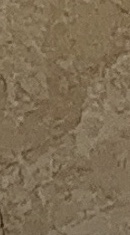
#> input picture website/model/class/tex/tx_board.jpg, 130 x 235 px, given in place of 69.jpg, which was not available
$ python walls.py tex/tx_board.jpg
#> lines starting #> are read from the running program, lines starting #| are printed output that depends on the picture; pictures that were not available may be replaced by others from this repository, and a replacement may not be noted
"""Rectify the classroom's walls from the photos: one anchor photo per wall, flattened from two horizontal lines on
the wall (and the camera's focal length), then scaled by two reference points. Out: wall_<name>.png, PX per metre."""
import cv2, numpy as np, json, sys
D = sys.argv[1]
PX = 360
F = 2900.0                       # focal length in pixels for the 3840-wide frames
W, L, H = 6.2, 7.4, 3.6
def img(n): return cv2.imread(f'{D}/images/{n}.jpg')
#> called with n = 69
#> returned value is the input picture: shape (235, 130, 3); mean B, G, R 84, 109.6, 126.7
def hom(p): return np.array([p[0], p[1], 1.0])
def rect_map(shape, hl1, hl2, vl1=None, vl2=None):
    """image -> wall (u right, v up) projective map, up to scale/offset"""
#> called with shape = (235, 130, 3), hl1 = ((912, 396), (2988, 336)), hl2 = ((912, 1492.8), (3000, 1444.8))
    h, w = shape[:2]; K = np.array([[F, 0, w/2], [0, F, h/2], [0, 0, 1]]); Ki = np.linalg.inv(K)
#> after `h, w = shape[:2]`: h = 235; w = 130
#> after `K = np.array([[F, 0, w / 2], [0, F, h / 2], [0, 0, 1]])`: K = [[2900, 0, 65], [0, 2900, 117.5], [0, 0, 1]]
#> after `Ki = np.linalg.inv(K)`: Ki = [[0.000345, 0, -0.0224], [0, 0.000345, -0.0405], [0, 0, 1]]
    vp_h = np.cross(np.cross(hom(hl1[0]), hom(hl1[1])), np.cross(hom(hl2[0]), hom(hl2[1])))
#> vp_h = [-4.73e+09, 147557376, 25632]
    dh = Ki @ vp_h; dh /= np.linalg.norm(dh)
#> after `dh = Ki @ vp_h`: dh = [-1631922.6, 49843.3, 25632]
#> after `dh /= np.linalg.norm(dh)`: dh = [-0.999, 0.0305, 0.0157]
    if vl1 is None: dv = np.array([0.0, 1.0, 0.0])
    else:
        vp_v = np.cross(np.cross(hom(vl1[0]), hom(vl1[1])), np.cross(hom(vl2[0]), hom(vl2[1])))
        dv = Ki @ vp_v; dv /= np.linalg.norm(dv)
    if dv[1] < 0: dv = -dv                     # dv points down in the image
    dv = dv - dh * (dh @ dv); dv /= np.linalg.norm(dv)
#> after `dv = dv - dh * (dh @ dv)`: dv = [0.0305, 0.999, -0.000479]
#> after `dv /= np.linalg.norm(dv)`: dv = [0.0305, 1, -0.000479]
    # u increases to the image's right: compare the projection of two points on hl1
    n = np.cross(dh, dv)
#> n = [-0.0157, 0, -1]
    def to_wall(p):
#> called with p = (912, 1492.8)
        r = Ki @ hom(p); P = r / (n @ r)
#> after `r = Ki @ hom(p)`: r = [0.292, 0.474, 1]
#> after `P = r / (n @ r)`: P = [-0.291, -0.472, -0.996]
        return np.array([dh @ P, -(dv @ P)])
    return to_wall
def warp_anchor(name, im, size, hl1, hl2, A, Auv, B, Bv, vl=(None, None)):
    to_wall = rect_map(im.shape, hl1, hl2, *vl)
    a, b = to_wall(A), to_wall(B); s = (Bv - Auv[1]) / (b[1] - a[1])
#> after `a, b = (to_wall(A), to_wall(B))`: a = [0.261, 0.48]; b = [0.272, 0.104]
#> after `s = (Bv - Auv[1]) / (b[1] - a[1])`: s = -8.1
    flip = np.sign((to_wall(hl1[1])[0] - to_wall(hl1[0])[0]) * (hl1[1][0] - hl1[0][0]))
#> flip = 1
    su = abs(s) * flip
#> su = 8.1
    def uv(p): q = to_wall(p); return np.array([Auv[0] + (q[0]-a[0]) * su, Auv[1] + (q[1]-a[1]) * s])
    src = np.float32([[0, 0], [im.shape[1], 0], [im.shape[1], im.shape[0]], [0, im.shape[0]]])
#> src = [[0, 0], [130, 0], [130, 235], [0, 235]]
    # sample the corners inward a bit to avoid points behind the camera
    src = np.float32([[400, 300], [im.shape[1]-400, 300], [im.shape[1]-400, im.shape[0]-300], [400, im.shape[0]-300]])
    dst = np.float32([[uv(p)[0]*PX, (H - uv(p)[1])*PX] for p in src])
#> in uv, `q = to_wall(p)`: q = [0.0977, 0.0658]
#> dst = [[-392.4, 86.77], [-1066.4, 66.86], [-1055.1, -300.9], [-381.3, -279.6]]
    M = cv2.getPerspectiveTransform(src, dst)
#> M = [[1, -0.0307, -785], [0.0301, 1.01, -226.9], [5.42e-06, -4.05e-12, 1]]
    out = cv2.warpPerspective(im, M, size, flags=cv2.INTER_CUBIC, borderMode=cv2.BORDER_CONSTANT, borderValue=(0,0,0))
#> out: shape (1296, 2232, 3); every value is 0
    mask = cv2.warpPerspective(np.full(im.shape[:2], 255, np.uint8), M, size)
#> mask: shape (1296, 2232); every value is 0
    return out, mask, M
S = 2.4
d = lambda x, y: (x*S, y*S)
res = {}
# FRONT wall, from 69 (u from the left wall)
fr, fm, _ = warp_anchor('front', img(69), (int(W*PX), int(H*PX)),
    (d(380,165), d(1245,140)), (d(380,622), d(1250,602)), d(380,622), (0.23, 0.0), d(380,165), 3.05)
# RIGHT wall, from 71 (u from the front wall)
rt, rm, _ = warp_anchor('right', img(71), (int(L*PX), int(H*PX)),
    ((800,1454), (3800,1555)), ((2027,432), (3600,43)), (792,1454), (0.23, 1.33), (2027,432), 2.62)
#> call 2 of img, with n = 71
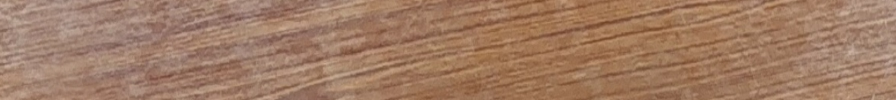
#> input picture website/model/class/tex/tx_wood.jpg, 1792 x 200 px, given in place of 71.jpg, which was not available (shown at 1/2 size)
#> in img, returned value is the input picture: shape (200, 1792, 3); mean B, G, R 100.1, 123.5, 160.2
#> call 2 of warp_anchor, with name = 'right', size = (2664, 1296), hl1 = ((800, 1454), (3800, 1555)), hl2 = ((2027, 432), (3600, 43)), A = (792, 1454), Auv = (0.23, 1.33), B = (2027, 432), Bv = 2.62
#> in warp_anchor (call 2), `a, b = (to_wall(A), to_wall(B))`: a = [-1.34, -0.324]; b = [-0.506, 0.0381]
#> in warp_anchor (call 2), `s = (Bv - Auv[1]) / (b[1] - a[1])`: s = 3.56
#> in warp_anchor (call 2), `dst = np.float32([[uv(p)[0]*PX, (H - uv(p)[1])*PX] for p in src])`: dst = [[-146.4, -56.42], [817.3, 201.2], [885, -8.67], [-47.6, -362.7]]
#> in warp_anchor (call 2), `M = cv2.getPerspectiveTransform(src, dst)`: M = [[1.66, -0.303, -751.8], [0.433, 0.94, -524.6], [0.000569, -2.09e-11, 1]]
#> in warp_anchor (call 2), `out = cv2.warpPerspective(im, M, size, flags=cv2.INTER_CUBIC, borderMo..`:
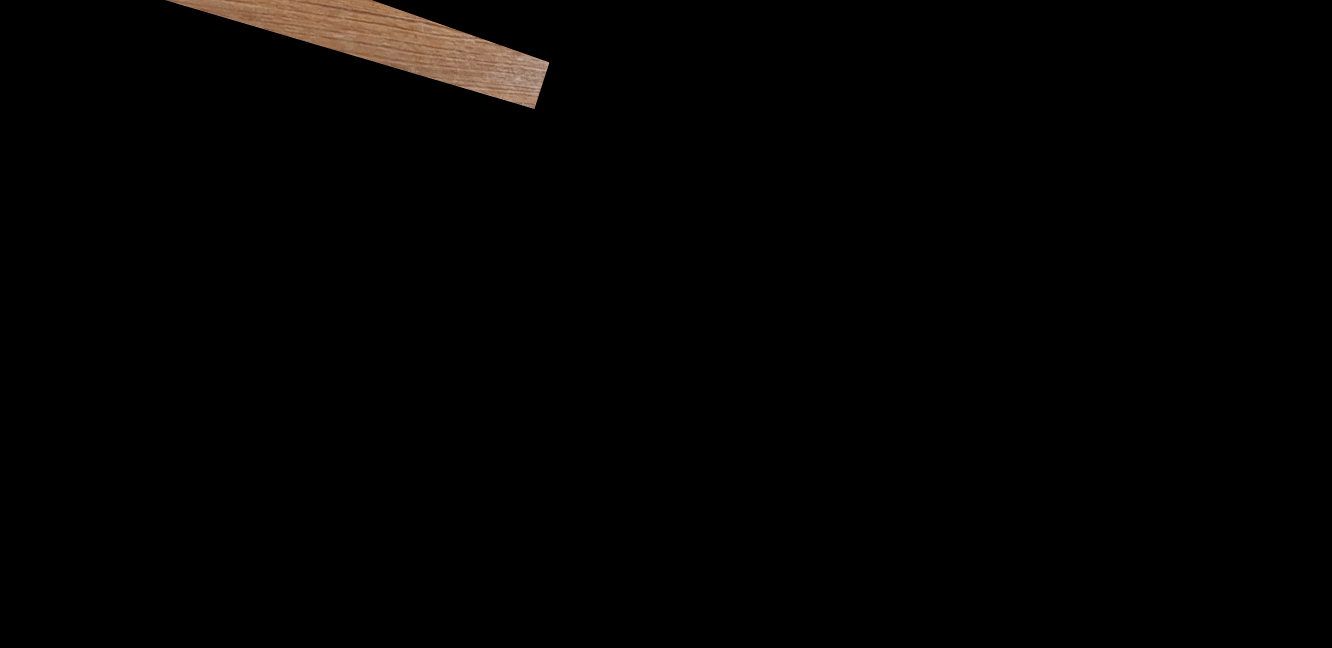
#> out: shape (1296, 2664, 3) (shown at 1/2 size); mean B, G, R 1.7, 2.2, 2.9
# BACK wall, from 64 (u from the right wall)
bk, bm, _ = warp_anchor('back', img(64), (int(W*PX), int(H*PX)),
    (d(283,33), d(1005,55)), (d(283,318), d(1005,312)), d(283,318), (0.75, 0.8), d(283,33), 2.6)
#> call 3 of warp_anchor, with name = 'back', size = (2232, 1296), hl1 = ((679.2, 79.2), (2412, 132)), hl2 = ((679.2, 763.2), (2412, 748.8)), A = (679.2, 763.2), Auv = (0.75, 0.8), B = (679.2, 79.2), Bv = 2.6
#> in warp_anchor (call 3), `a, b = (to_wall(A), to_wall(B))`: a = [0.0972, 0.226]; b = [0.0903, -0.00983]
#> in warp_anchor (call 3), `s = (Bv - Auv[1]) / (b[1] - a[1])`: s = -7.62
#> in warp_anchor (call 3), `su = abs(s) * flip`: su = 7.62
#> in warp_anchor (call 3), `dst = np.float32([[uv(p)[0]*PX, (H - uv(p)[1])*PX] for p in src])`: dst = [[-3.65, 573.9], [962, 556.5], [950.5, 161.6], [-14.56, 200.8]]
#> in warp_anchor (call 3), `M = cv2.getPerspectiveTransform(src, dst)`: M = [[0.9, 0.0267, -371.4], [-0.0475, 0.912, 306.6], [-5.46e-05, -1e-10, 1]]
#> in warp_anchor (call 3), `out = cv2.warpPerspective(im, M, size, flags=cv2.INTER_CUBIC, borderMo..`:
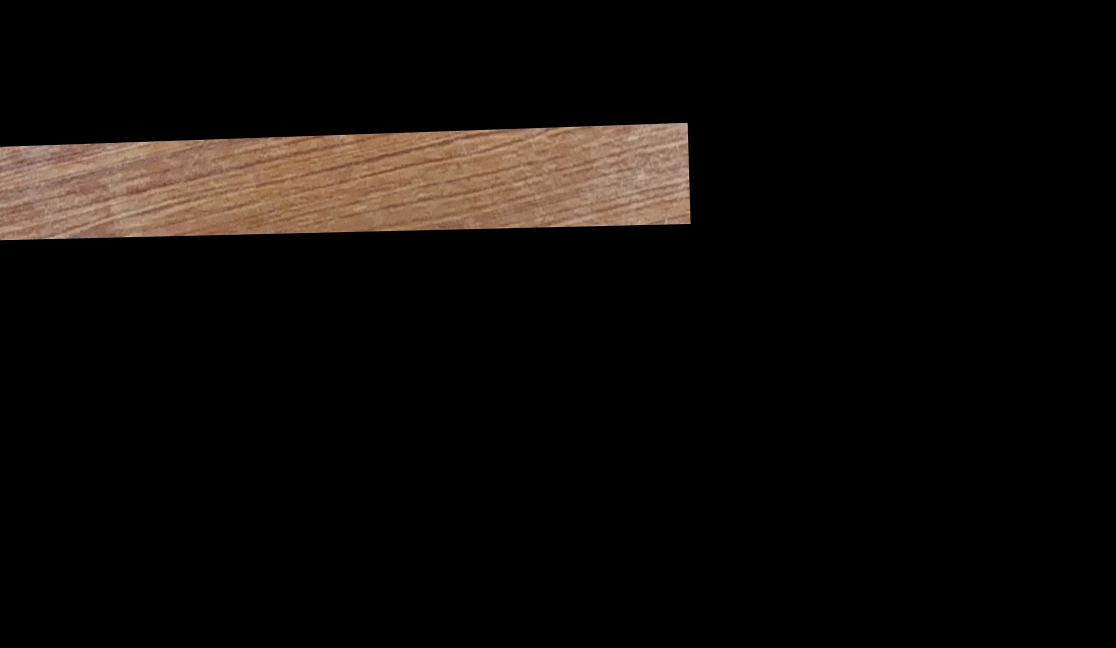
#> out: shape (1296, 2232, 3) (shown at 1/2 size); mean B, G, R 8.9, 11.3, 14.8
#> in warp_anchor (call 3), `mask = cv2.warpPerspective(np.full(im.shape[:2], 255, np.uint8), M, si..`:
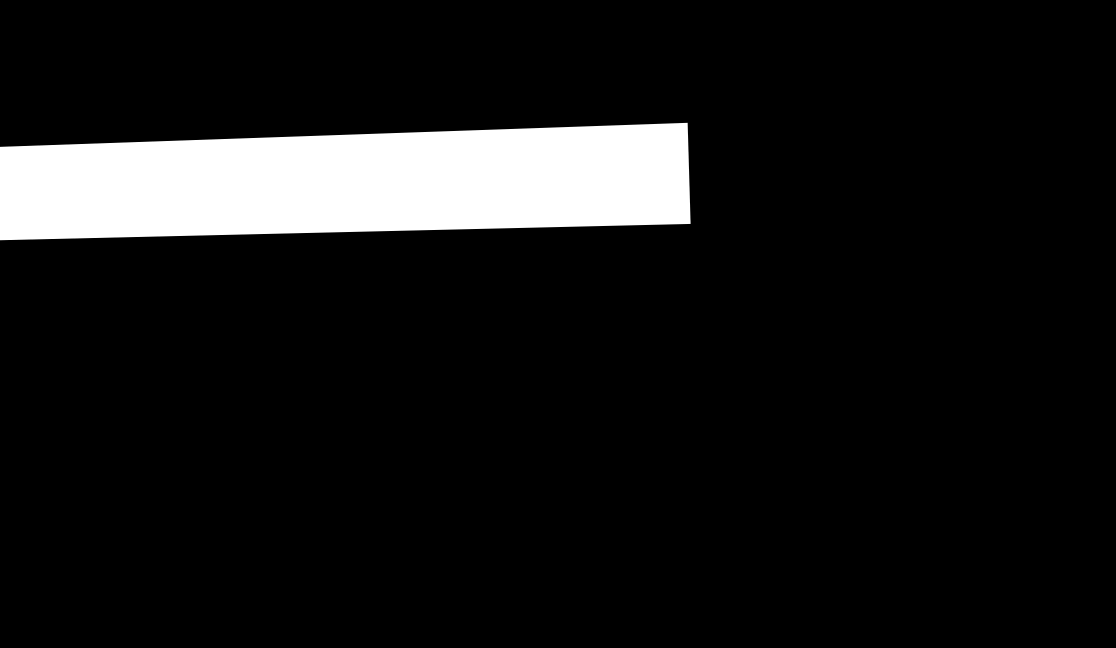
#> mask: shape (1296, 2232) (shown at 1/2 size); min 0, max 255, mean 23.6
# LEFT wall, from 66 (u from the back wall)
lf, lm, _ = warp_anchor('left', img(66), (int(L*PX), int(H*PX)),
    (d(0,290), d(1160,275)), (d(165,105), d(1205,68)), d(1440,270), (L-0.23, 1.33), d(165,105), 2.25)
#> (the run stopped early here; a loop or call above may not have finished)
